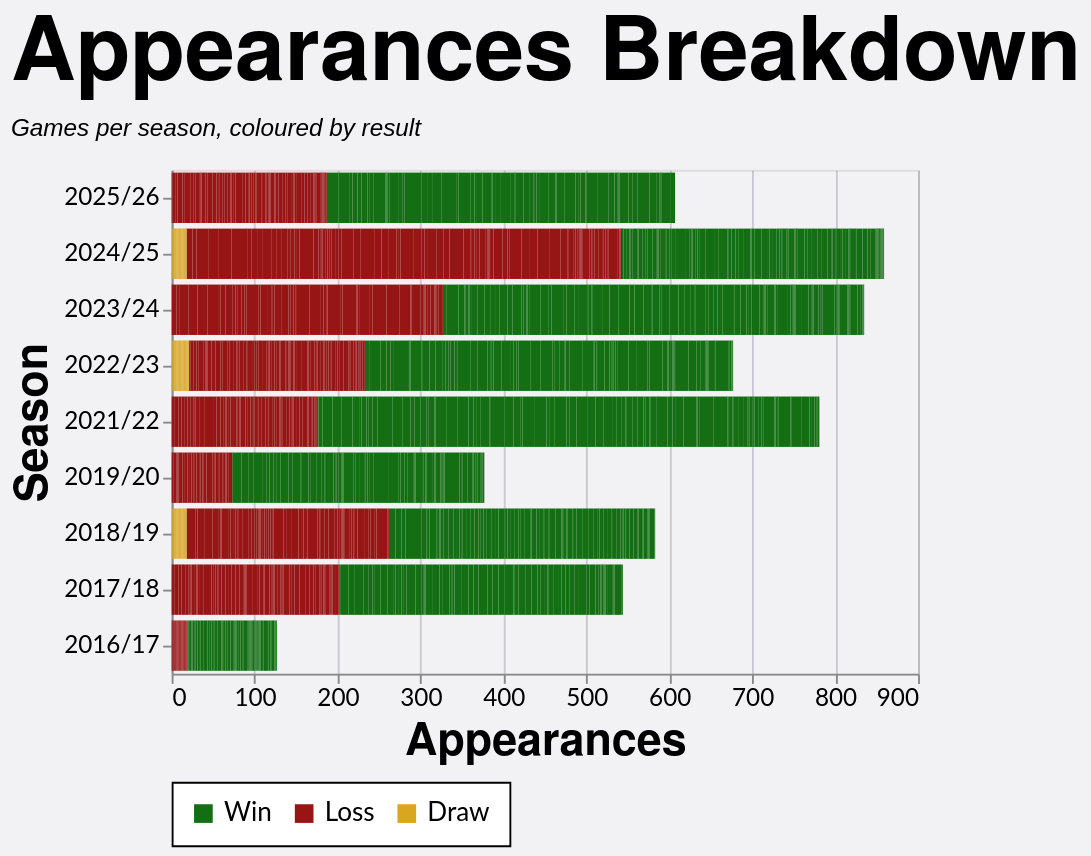

The Vega-Lite source for this figure:
### Vega-Lite specification from a JSON file in a GitHub repository (floating-point values rounded to 4 significant figures; data arrays with more than 128 entries replaced by an {"elided": "..."} marker saying what was removed)
{"config": {"axis": {"labelFont": "Lato, sans-serif", "titleFont": "PT Sans Narrow, Helvetica Neue, Helvetica, Arial, sans-serif", "labelFontSize": 13, "titleFontSize": 24, "gridColor": "#202947", "gridOpacity": 0.2}, "header": {"labelFont": "PT Sans Narrow, Helvetica Neue, Helvetica, Arial, sans-serif", "titleFont": "PT Sans Narrow, Helvetica Neue, Helvetica, Arial, sans-serif", "labelFontSize": 24, "titleFontSize": 28, "labelFontWeight": "bold", "orient": "left"}, "legend": {"labelFont": "Lato, sans-serif", "titleFont": "PT Sans Narrow, Helvetica Neue, Helvetica, Arial, sans-serif", "labelFontSize": 14, "titleFontSize": 16, "titlePadding": 5, "fillColor": "white", "strokeColor": "black", "padding": 10, "titleFontWeight": "lighter", "titleFontStyle": "italic", "titleColor": "gray", "offset": 10}, "title": {"font": "PT Sans Narrow, Helvetica Neue, Helvetica, Arial, sans-serif", "fontSize": 48, "fontWeight": "bold", "anchor": "start", "align": "center", "titlePadding": 20, "subtitlePadding": 10, "subtitleFontSize": 13, "subtitleColor": "", "subtitleFontStyle": "italic", "offset": 15, "color": "black"}, "axisX": {"labelAngle": 0}, "facet": {"title": null, "header": null, "align": {"row": "each", "column": "each"}}, "resolve": {"scale": {"y": "independent", "facet": "independent"}}, "background": "#f2f1f4"}, "data": {"name": "data-6bc5860f2e4354df80ce26ecdfad672f"}, "mark": {"type": "bar"}, "encoding": {"color": {"field": "color_value", "legend": {"orient": "bottom", "title": null}, "scale": {"range": ["#146f14", "#981515", "goldenrod"]}, "sort": ["Win", "Loss", "Draw"], "type": "nominal"}, "tooltip": [{"field": "player", "title": "Player", "type": "nominal"}, {"field": "season", "title": "Season", "type": "nominal"}, {"field": "color_value", "title": "Group", "type": "nominal"}, {"aggregate": "sum", "field": "apps", "title": "Appearances", "type": "quantitative"}], "x": {"aggregate": "sum", "field": "apps", "title": "Appearances", "type": "quantitative"}, "y": {"field": "season", "sort": {"field": "season_sort", "op": "max", "order": "descending"}, "title": "Season", "type": "nominal"}}, "height": {"step": 30}, "title": {"text": "Appearances Breakdown", "subtitle": "Games per season, coloured by result"}, "width": 400, "$schema": "https://vega.github.io/schema/vega-lite/v5.20.1.json", "datasets": {"data-6bc5860f2e4354df80ce26ecdfad672f": {"elided": "2518 records"}}}
